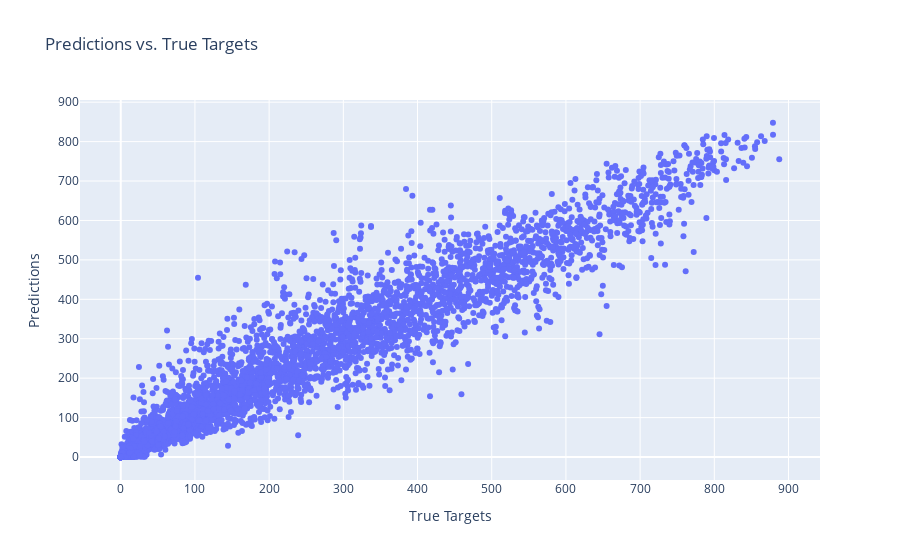

This figure's notebook cell:
### Code cell
# Plot the predictions vs. true targets with Plotly
y_pred_numpy = y_pred.numpy()
y_test_numpy = y_test_tensor.numpy()

fig = go.Figure()
fig.add_trace(go.Scatter(x=y_test_numpy.flatten(), y=y_pred_numpy.flatten(), mode='markers', name='Predictions'))

fig.update_layout(title='Predictions vs. True Targets',
                  xaxis_title='True Targets',
                  yaxis_title='Predictions')

fig.show()

### Figure 1 — Plotly figure (JSON) as saved in the notebook; plotly's stock layout.template omitted (floating-point values rounded to 4 significant figures; data arrays with more than 128 entries replaced by an {"elided": "..."} marker saying what was removed)
{"data": [{"mode": "markers", "name": "Predictions", "type": "scatter", "x": {"elided": "8634 float values"}, "y": {"elided": "8634 float values"}}], "layout": {"title": {"text": "Predictions vs. True Targets"}, "xaxis": {"title": {"text": "True Targets"}}, "yaxis": {"title": {"text": "Predictions"}}}}
